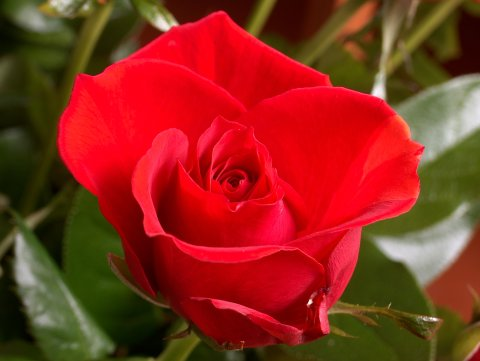
#> input picture opencv-python/img/sample1.jpg, 480 x 361 px
$ python sobel.py   (older library calls are emulated)
#> lines starting #> are read from the running program, lines starting #| are printed output that depends on the picture; after the words box and inside, x2 and y2 are one past the last pixel; in counts of white or black regions, pixels touching at a corner belong together
'''Use sobel to ditect edges'''

import cv2
import numpy as np

img=cv2.imread('img/sample1.jpg',cv2.IMREAD_GRAYSCALE)
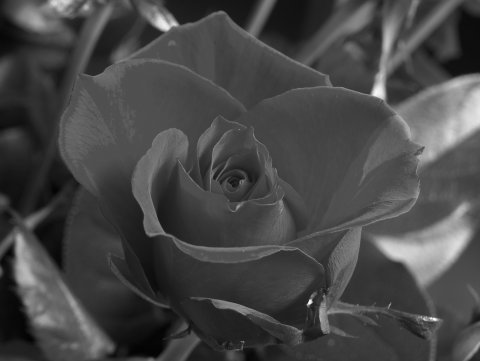
#> img: shape (361, 480); min 1, max 255, mean 70.8

cv2.imshow("Original image",img)
cv2.waitKey(0)

sobelx= cv2.Sobel(img,cv2.CV_64F,1,0,ksize=5)
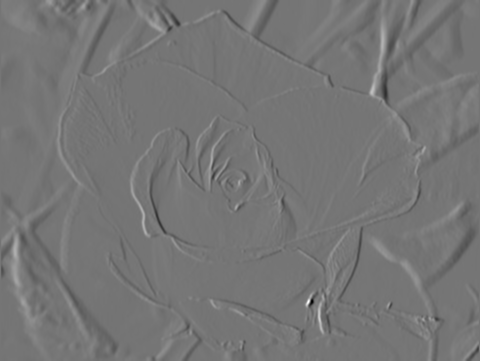
#> sobelx: shape (361, 480) float64; min -7794, max 9091, mean 12.9; drawn with min black and max white
sobely= cv2.Sobel(img,cv2.CV_64F,0,1,ksize=5)
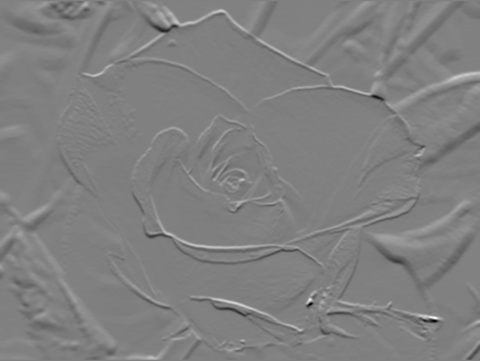
#> sobely: shape (361, 480) float64; min -6931, max 6819, mean -3.9; drawn with min black and max white

cv2.imshow("Sobelx",sobelx)
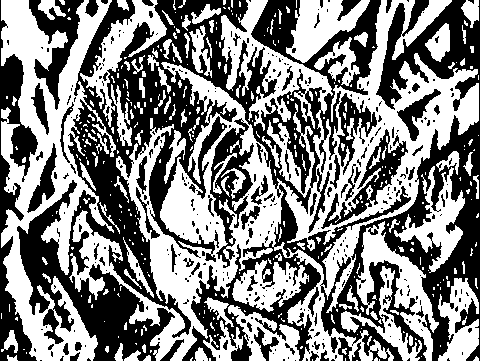
#> window 'Sobelx': shape (361, 480); 50.8% white; 359 black regions (283 under 20 px), largest, box (x1, y1, x2, y2) and area: (17, 0, 480, 361) 64920, (0, 0, 38, 361) 4717, (210, 118, 254, 268) 2470
cv2.waitKey(0)

cv2.imshow("Sobely",sobely)
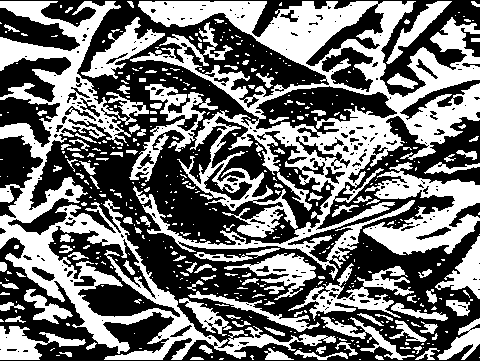
#> window 'Sobely': shape (361, 480); 44.8% white; 484 white regions (357 under 20 px), largest, box (x1, y1, x2, y2) and area: (130, 1, 480, 280) 30037, (0, 1, 336, 360) 19583, (363, 162, 480, 255) 5017
cv2.waitKey(0)

cv2.imshow("Sobelx",sobelx+sobely)
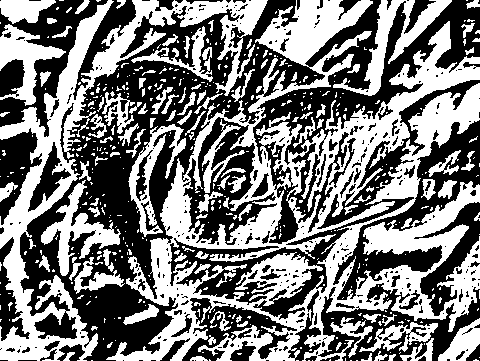
#> window 'Sobelx': shape (361, 480); 47.9% white; 478 white regions (369 under 20 px), largest, box (x1, y1, x2, y2) and area: (106, 0, 480, 361) 44278, (0, 0, 268, 361) 15543, (333, 0, 452, 96) 2615
cv2.waitKey(0)

cv2.destroyAllWindows()

$ run again, with opencv-python/img/horse.jpg copied over opencv-python/img/sample1.jpg
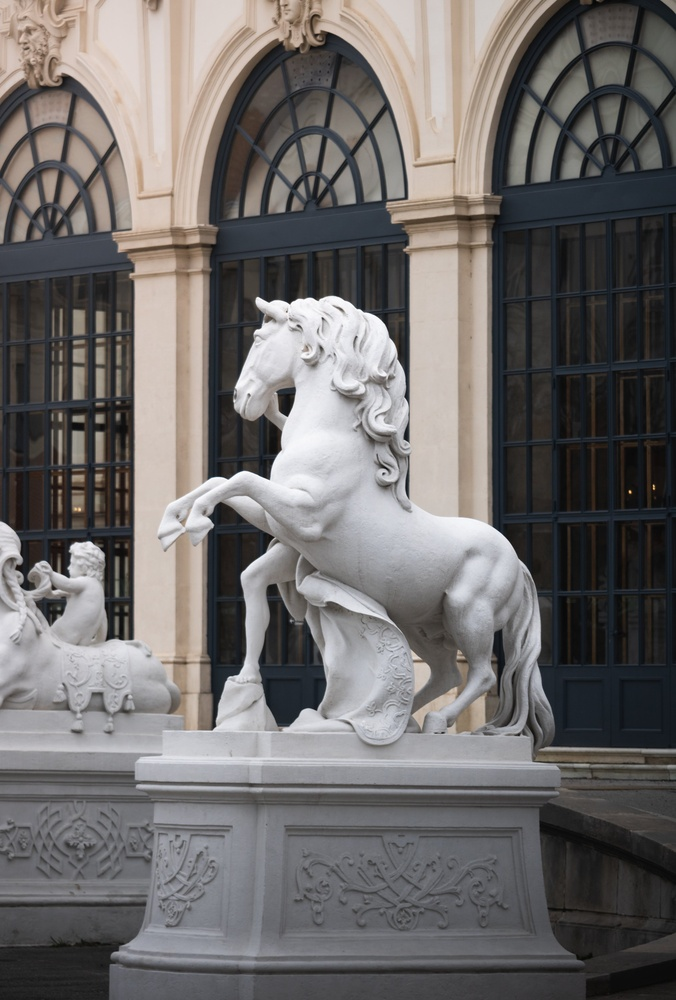
#> input picture opencv-python/img/horse.jpg, 676 x 1000 px, shrunk from 3867 x 5718 before the run
#> `cv2.imshow("Sobelx",sobelx)`:
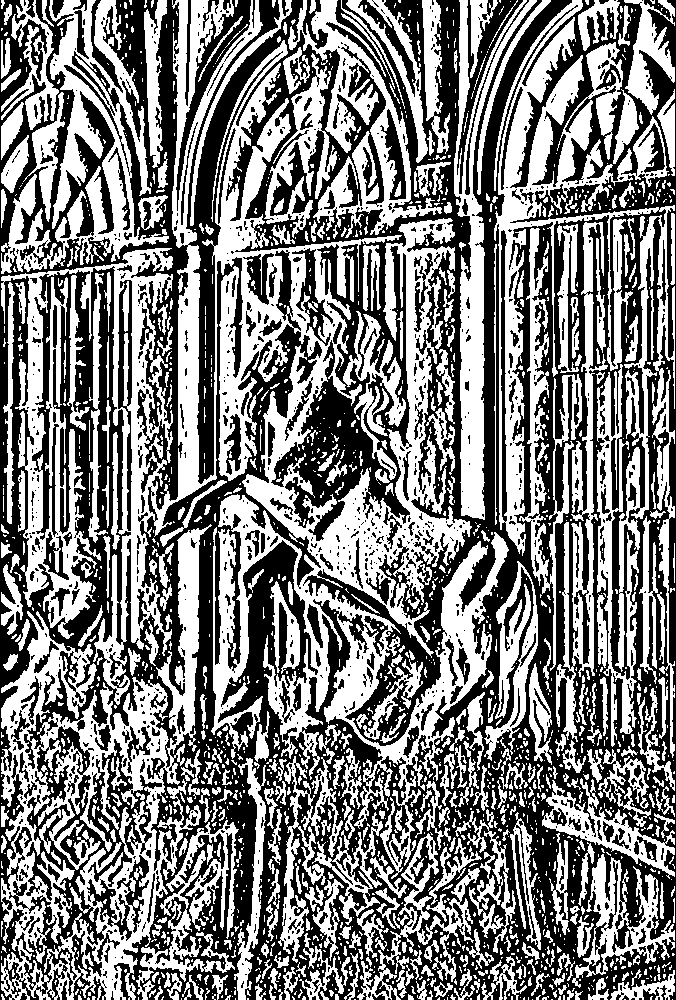
#> window 'Sobelx': shape (1000, 676); 49% white; 1813 white regions (1325 under 20 px), largest, box (x1, y1, x2, y2) and area: (1, 0, 509, 879) 98773, (1, 524, 212, 1000) 32703, (494, 0, 675, 758) 29040
#> `cv2.imshow("Sobelx",sobelx+sobely)`:
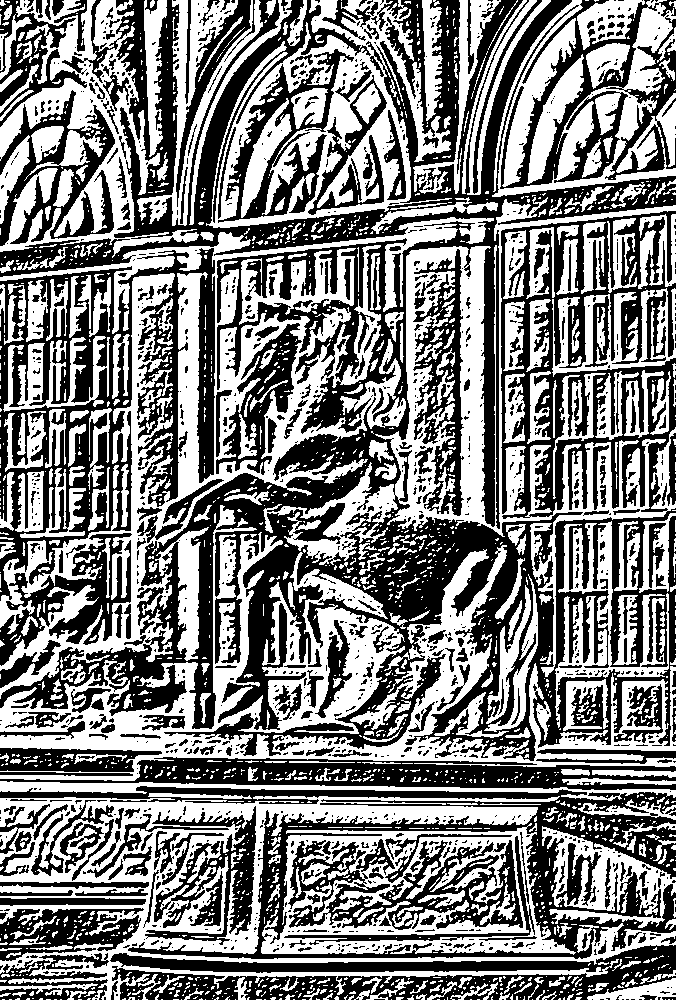
#> window 'Sobelx': shape (1000, 676); 49.5% white; 2026 white regions (1575 under 20 px), largest, box (x1, y1, x2, y2) and area: (0, 505, 676, 781) 42617, (0, 217, 494, 699) 41177, (0, 796, 676, 1000) 33095

$ run again, with opencv-python/img/paper.jpg copied over opencv-python/img/sample1.jpg
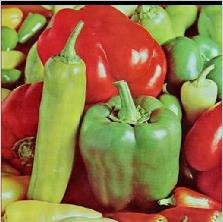
#> input picture opencv-python/img/paper.jpg, 223 x 222 px
#> `cv2.imshow("Sobelx",sobelx)`:
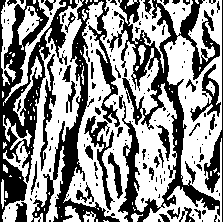
#> window 'Sobelx': shape (222, 223); 56.4% white; 177 black regions (129 under 20 px), largest, box (x1, y1, x2, y2) and area: (107, 0, 220, 222) 6520, (0, 0, 78, 222) 5401, (31, 0, 120, 222) 4215
#> `cv2.imshow("Sobelx",sobelx+sobely)`:
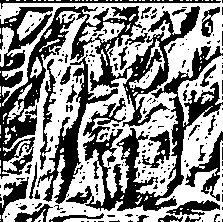
#> window 'Sobelx': shape (222, 223); 54.7% white; 213 black regions (177 under 20 px), largest, box (x1, y1, x2, y2) and area: (0, 6, 200, 179) 8559, (66, 46, 223, 211) 5712, (37, 54, 118, 204) 2118
